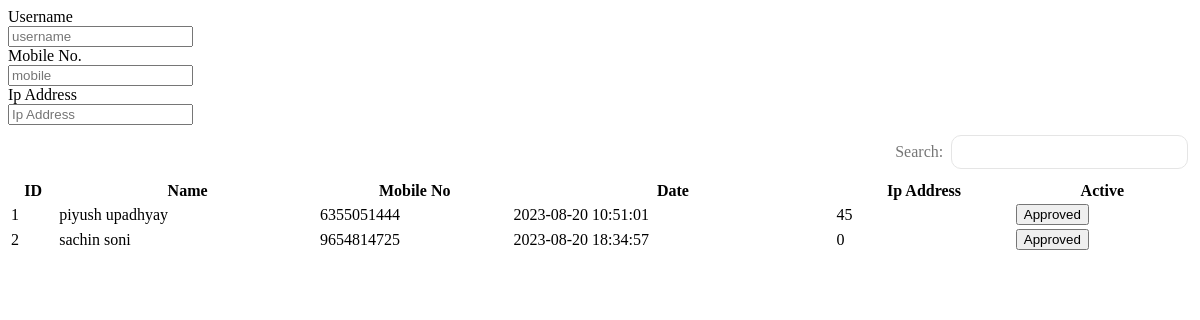
The page /adminView/user_ip.php on the database its author committed.
### tables this page shows
CREATE TABLE `users` (
  `user_id` int(11) NOT NULL,
  `username` varchar(250) NOT NULL,
  `full_name` varchar(200) NOT NULL,
  `email` varchar(255) NOT NULL,
  `password` varchar(150) NOT NULL,
  `contact_no` varchar(10) NOT NULL,
  `registered_at` datetime NOT NULL DEFAULT current_timestamp(),
  `user_address` varchar(255) NOT NULL,
  `user_status` int(11) NOT NULL DEFAULT 0,
  `whats_no` varchar(10) NOT NULL,
  `transfer_status` int(11) NOT NULL DEFAULT 0,
  `user_balance` int(50) NOT NULL,
  `user_ip` float NOT NULL
);

### adminView/user_ip.php (the view, shortened to what this page needs)
<!DOCTYPE html>
<html lang="en">
<head>
    <link rel="stylesheet" href="assets\css\style4.css">
</head>
<body>
    <section class="form">
        <form action="" class="form-search">
            <div class="form-group-user">
                <label for="">Username</label>
                <br>
                <input type="text" name="name" placeholder="username">
            </div>
            <div class="form-group-user">
                <label for="">Mobile No.</label>
                <br>
                <input type="number" name="mobile" placeholder="mobile">
            </div>
            <div class="form-group-user">
                <label for="">Ip Address</label>
                <br>
                <input type="number" name="IpAddress" placeholder="Ip Address">
            </div>
        </form>
    </section>
    <section class="input-form">
        <div class="main-datatable">
            <div class="user-table">
                <div class="d-flex">
                    <div class="add_flex">
                        <div class="searchInput">
                            <label type="email">Search:</label>
                            <input type="search" id="filterbox" placeholder=" ">
                        </div>
                    </div>
                </div>
                <div class="filtertable">
                    <table class="user-table-data" style="width:100%;">
                        <thead>
                            <tr>
                                <th style="min-width:10px;">ID</th>
                                <th style="min-width:15px;">Name</th>
                                <th style="min-width:15px;">Mobile No</th>
                                <th style="min-width:10px;">Date</th>
                                <th style="min-width:15px;">Ip Address</th>
                                <th style="min-width:10px;">Active</th>
                            </tr>
                        </thead>
                        <tbody>
                            <?php
                            include_once "../config/dbconnect.php";
                            $sql = "SELECT * from users";
                            $result = $conn->query($sql);
                            if ($result->num_rows > 0) {
                                while ($row = $result->fetch_assoc()) {
                                    if ($row["user_status"] == 1) {
                            ?>
                                        <tr class="user-data">
                                            <td><?= $row["user_id"] ?></td>
                                            <td><?= $row["full_name"] ?></td>
                                            <td><?= $row["contact_no"] ?></td>
                                            <td><?= $row["registered_at"] ?></td>
                                            <td><?= $row["user_ip"] ?></td>
                                            <?php
                                            if ($row["user_status"] == 1) {
                                            ?>
                                                <td><button class="btn-success">Approved</button></td>
                                            <?php
                                            }
                                            ?>
                                        </tr>
                            <?php
                                    }
                                }
                            }
                            ?>
                        </tbody>
                    </table>
                </div>
            </div>
        </div>
    </section>
</body>
</html>

### assets/css/style4.css (style rules this page uses)
.add_flex { display: flex; justify-content: flex-end; padding-right:0px; }
.searchInput { width: 50%; display: flex; align-items: center; position: relative; justify-content: flex-end; margin: 10px 0px; padding: 0px 4px; }
.searchInput input { border: 1px solid #e5e5e5; border-radius: 10px; margin-left: 8px; height: 34px; width: 40%; padding: 0px 25px 0px 10px; }
.searchInput label { color: #767676; font-weight: normal; }

### rows shown on the page
users: user_id "1", full_name "piyush upadhyay", contact_no "6355051444", registered_at "2023-08-20 10:51:01", user_ip "45", user_status "Approved"
users: user_id "2", full_name "sachin soni", contact_no "9654814725", registered_at "2023-08-20 18:34:57", user_ip "0", user_status "Approved"
